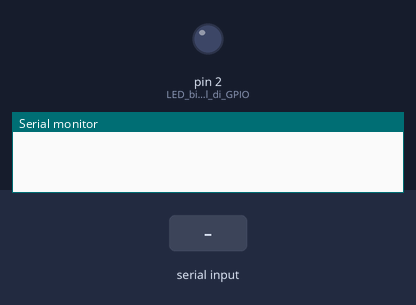
Simulated run of this sketch. Board: Arduino Uno, built with avr-gcc and run on an emulated ATmega328P. Shown: output pins drawn as LEDs (lit = HIGH), the last lines printed to the serial monitor. The inputs (shaded band) are chosen by the test bench.

Above: at 1.2 s.
1.3 s: "1" received over Serial
At 2.5 s:
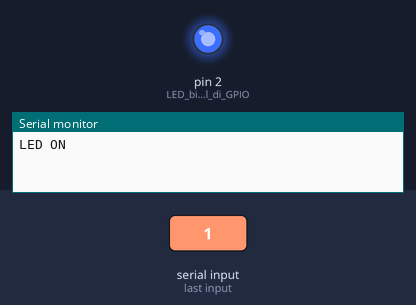
2.8 s: "0" received over Serial
At 3.8 s:
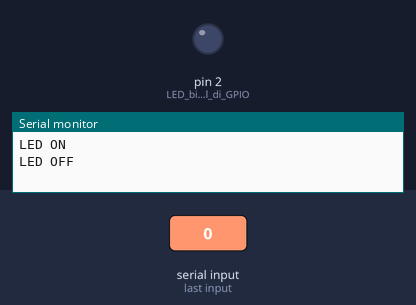
Timing chart, 0 to 5.8 s (numbered marks = the images above; inputs shaded):
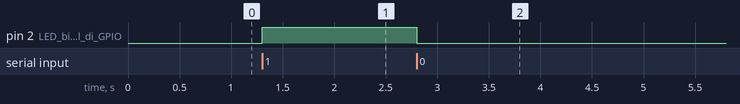

Measured:
- after the input at 1.3 s, pin 2 (LED_biru_internal_di_GPIO): LOW → HIGH at once
- after the input at 2.8 s, pin 2 (LED_biru_internal_di_GPIO): HIGH → LOW at once

The sketch:

modul1.ino
```cpp
void setup() {
  Serial.begin(115200);
  pinMode(2, OUTPUT); // LED biru internal di GPIO 2
}

void loop() {
  if (Serial.available()) {
    char data = Serial.read();
    if (data == '1') {
      digitalWrite(2, HIGH);
      Serial.println("LED ON");
    } else if (data == '0') {
      digitalWrite(2, LOW);
      Serial.println("LED OFF");
    }
  }
}
```
